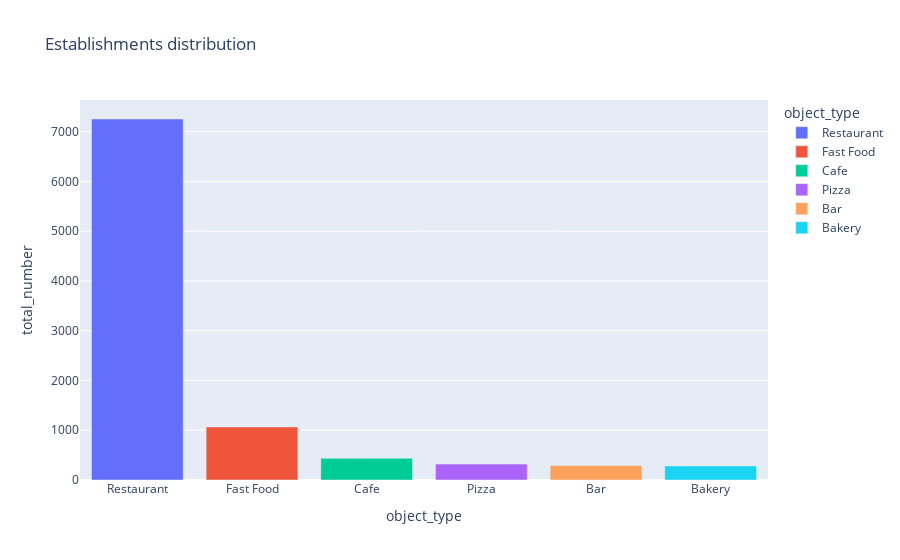

The code cell stored with this chart in its notebook:
### Code cell
#bar=pd.DataFrame(df['object_type'].value_counts())
fig=px.bar(bar,x='object_type',y='total_number',color='object_type',title='Establishments distribution',\
           labels={'x':'Type of establishment','y':'Total number'})
fig.show()

### Figure 1 — Plotly figure (JSON) as saved in the notebook; plotly's stock layout.template omitted (floating-point values rounded to 4 significant figures)
{"data": [{"alignmentgroup": "True", "hovertemplate": "object_type=%{x}<br>total_number=%{y}<extra></extra>", "legendgroup": "Restaurant", "marker": {"color": "#636efa"}, "name": "Restaurant", "offsetgroup": "Restaurant", "orientation": "v", "showlegend": true, "textposition": "auto", "type": "bar", "x": ["Restaurant"], "xaxis": "x", "y": [7255], "yaxis": "y"}, {"alignmentgroup": "True", "hovertemplate": "object_type=%{x}<br>total_number=%{y}<extra></extra>", "legendgroup": "Fast Food", "marker": {"color": "#EF553B"}, "name": "Fast Food", "offsetgroup": "Fast Food", "orientation": "v", "showlegend": true, "textposition": "auto", "type": "bar", "x": ["Fast Food"], "xaxis": "x", "y": [1066], "yaxis": "y"}, {"alignmentgroup": "True", "hovertemplate": "object_type=%{x}<br>total_number=%{y}<extra></extra>", "legendgroup": "Cafe", "marker": {"color": "#00cc96"}, "name": "Cafe", "offsetgroup": "Cafe", "orientation": "v", "showlegend": true, "textposition": "auto", "type": "bar", "x": ["Cafe"], "xaxis": "x", "y": [435], "yaxis": "y"}, {"alignmentgroup": "True", "hovertemplate": "object_type=%{x}<br>total_number=%{y}<extra></extra>", "legendgroup": "Pizza", "marker": {"color": "#ab63fa"}, "name": "Pizza", "offsetgroup": "Pizza", "orientation": "v", "showlegend": true, "textposition": "auto", "type": "bar", "x": ["Pizza"], "xaxis": "x", "y": [320], "yaxis": "y"}, {"alignmentgroup": "True", "hovertemplate": "object_type=%{x}<br>total_number=%{y}<extra></extra>", "legendgroup": "Bar", "marker": {"color": "#FFA15A"}, "name": "Bar", "offsetgroup": "Bar", "orientation": "v", "showlegend": true, "textposition": "auto", "type": "bar", "x": ["Bar"], "xaxis": "x", "y": [292], "yaxis": "y"}, {"alignmentgroup": "True", "hovertemplate": "object_type=%{x}<br>total_number=%{y}<extra></extra>", "legendgroup": "Bakery", "marker": {"color": "#19d3f3"}, "name": "Bakery", "offsetgroup": "Bakery", "orientation": "v", "showlegend": true, "textposition": "auto", "type": "bar", "x": ["Bakery"], "xaxis": "x", "y": [283], "yaxis": "y"}], "layout": {"barmode": "relative", "legend": {"title": {"text": "object_type"}, "tracegroupgap": 0}, "title": {"text": "Establishments distribution"}, "xaxis": {"anchor": "y", "categoryarray": ["Restaurant", "Fast Food", "Cafe", "Pizza", "Bar", "Bakery"], "categoryorder": "array", "domain": [0, 1], "title": {"text": "object_type"}}, "yaxis": {"anchor": "x", "domain": [0, 1], "title": {"text": "total_number"}}}}
